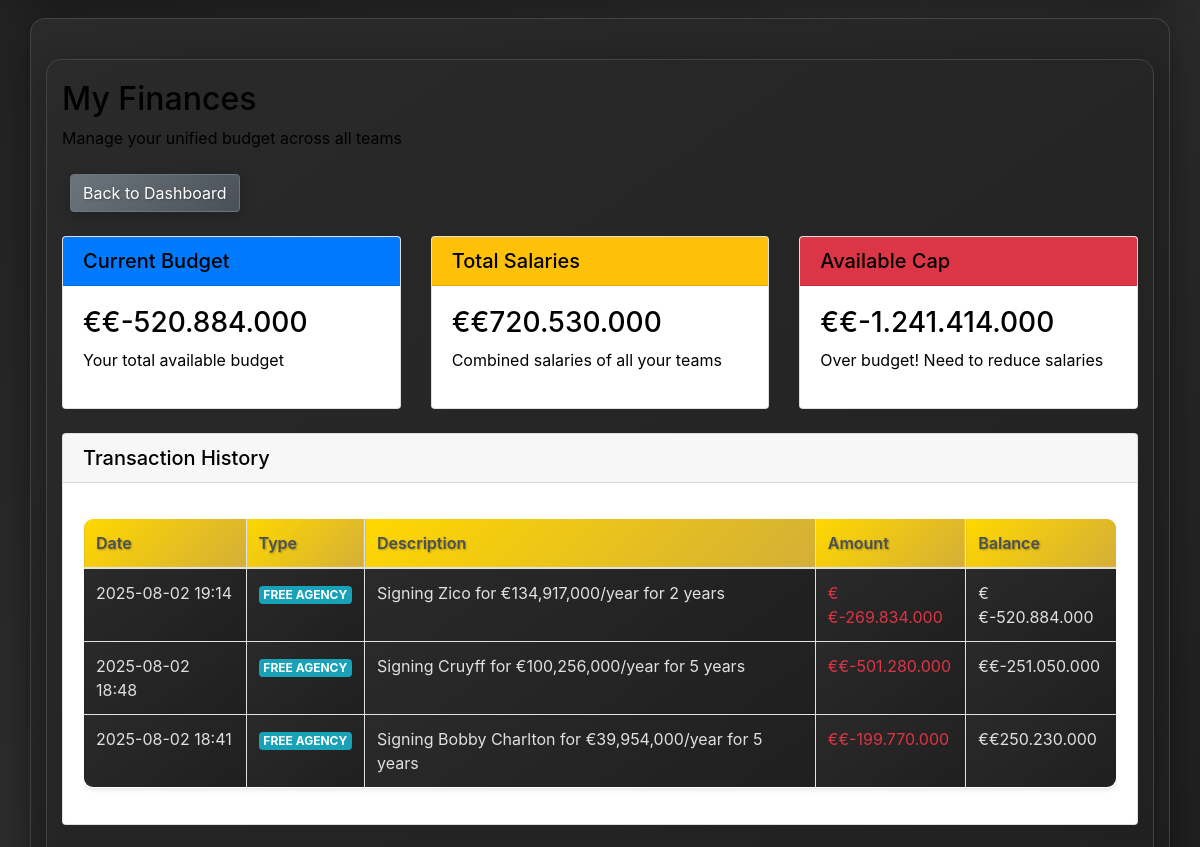
The app's page /finances (signed in, middle part), older data.
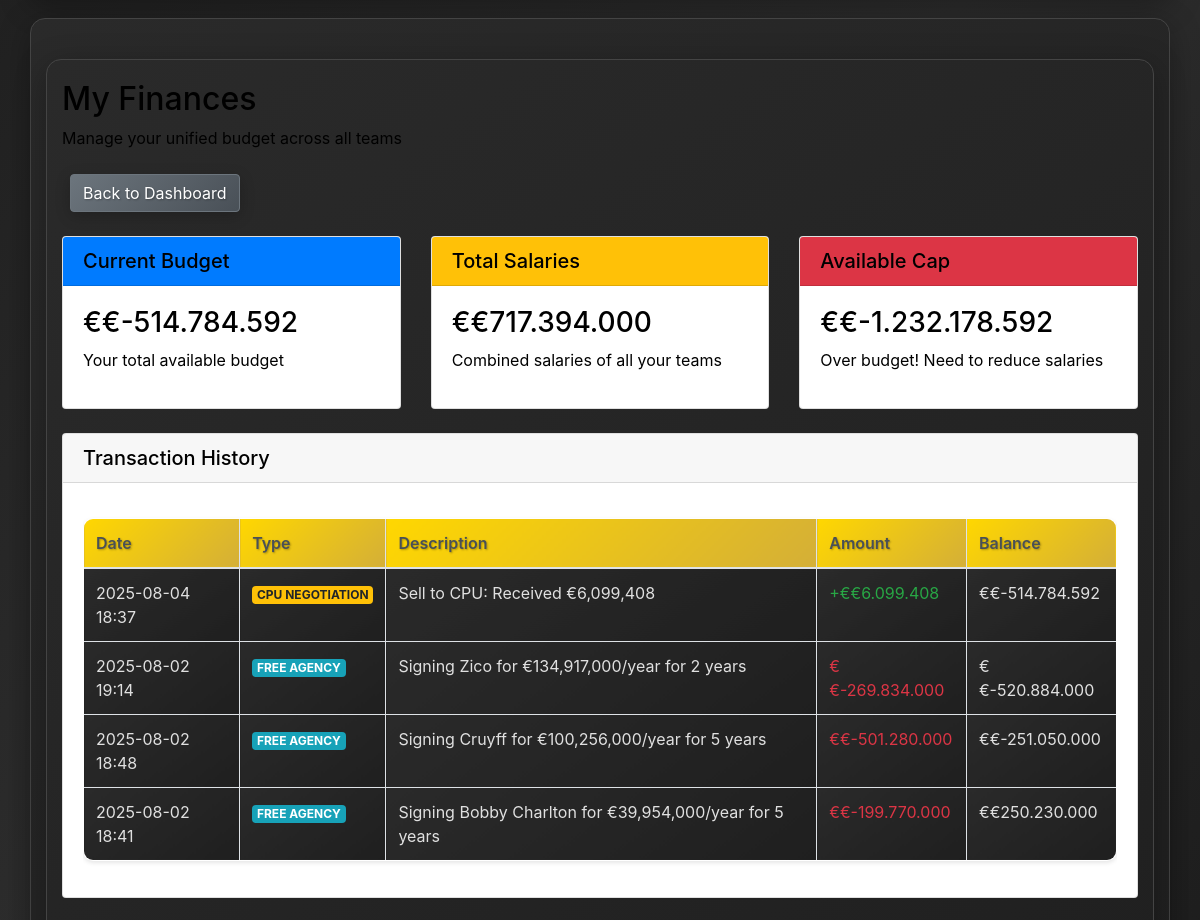
The same page, newer data.
### tables this page shows
CREATE TABLE user_budgets (
    user_id INTEGER PRIMARY KEY,
    budget INTEGER DEFAULT 450000000,
    created_at TIMESTAMP DEFAULT CURRENT_TIMESTAMP,
    updated_at TIMESTAMP DEFAULT CURRENT_TIMESTAMP,
    FOREIGN KEY (user_id) REFERENCES users(id) ON DELETE CASCADE
);

CREATE TABLE user_movements (
    id INTEGER PRIMARY KEY AUTOINCREMENT,
    user_id INTEGER NOT NULL,
    type TEXT NOT NULL,
    description TEXT NOT NULL,
    amount INTEGER NOT NULL,
    balance_after INTEGER NOT NULL,
    created_at TIMESTAMP DEFAULT CURRENT_TIMESTAMP,
    FOREIGN KEY (user_id) REFERENCES users(id) ON DELETE CASCADE
);

### app.py (the view)
@app.route('/finances')
@login_required
def finances():
    current_budget = get_user_budget(current_user.id)
    cur = db_helper.get_cursor()
    cur.execute("""
        SELECT COALESCE(SUM(p.salary), 0) as total_salaries
        FROM players p
        JOIN team_players tp ON p.id = tp.player_id
        JOIN league_teams lt ON tp.team_id = lt.id
        WHERE lt.user_id = ?
    """, (current_user.id,))
    salary_result = cur.fetchone()
    total_salaries = salary_result['total_salaries'] if salary_result else 0
    available_cap = current_budget - total_salaries
    cur.execute("""
        SELECT type, description, amount, balance_after, created_at
        FROM user_movements
        WHERE user_id = ?
        ORDER BY created_at DESC
        LIMIT 50
    """, (current_user.id,))
    movements_raw = cur.fetchall()
    movements = []
    for movement in movements_raw:
        movement_dict = dict(movement)
        if movement_dict['created_at']:
            try:
                movement_dict['created_at'] = datetime.fromisoformat(movement_dict['created_at'].replace('Z', '+00:00'))
            except:
                pass
        if movement_dict['type'] == 'Transfer Out':
            movement_dict['type_color'] = 'danger'
        elif movement_dict['type'] == 'Transfer In':
            movement_dict['type_color'] = 'success'
        elif movement_dict['type'] == 'CPU Negotiation':
            movement_dict['type_color'] = 'warning'
        elif movement_dict['type'] == 'User Deal':
            movement_dict['type_color'] = 'info'
        elif movement_dict['type'] == 'Free Agency':
            movement_dict['type_color'] = 'info'
        else:
            movement_dict['type_color'] = 'secondary'
        movements.append(movement_dict)
    cur.close()
    return render_template('finances.html',
                         current_budget=current_budget,
                         total_salaries=total_salaries,
                         available_cap=available_cap,
                         movements=movements)

### app.py (called while the page is built)
@login_manager.user_loader
def load_user(user_id):
    return User.get(user_id)

@app.template_filter('format_currency')
def format_currency_filter(value):
    if isinstance(value, (int, float)):
        return f"€{value:,.0f}".replace(",", "X").replace(".", ",").replace("X", ".")
    return value

def get_unread_count(user_id):
    cur = db_helper.get_cursor()
    try:
        cur.execute("SELECT COUNT(*) as count FROM messages WHERE receiver_id = ?", (user_id,))
        message_count = cur.fetchone()['count']
        cur.execute("SELECT COUNT(*) as count FROM offers WHERE receiver_id = ? AND status = 'pending'", (user_id,))
        offer_count = cur.fetchone()['count']
        return message_count + offer_count
    except Exception as e:
        app.logger.error(f"Error getting unread count: {e}")
        return 0
    finally:
        cur.close()

@app.context_processor
def inject_unread_count():
    if current_user.is_authenticated:
        return {'get_unread_count': get_unread_count}
    return {'get_unread_count': lambda x: 0}

def get_user_budget(user_id):
    cur = db_helper.get_cursor()
    cur.execute("SELECT budget FROM user_budgets WHERE user_id = ?", (user_id,))
    budget_row = cur.fetchone()
    cur.close()
    return budget_row['budget'] if budget_row else 450000000

    @staticmethod
    def get(user_id):
        cur = db_helper.get_cursor()
        cur.execute("SELECT id, username, email FROM users WHERE id = ?", (user_id,))
        user_data = cur.fetchone()
        cur.close()
        if user_data:
            return User(user_data[0], user_data[1], user_data[2])
        return None

### db_helper.py (called while the page is built)
def get_connection():
    if 'db_conn' not in g:
        g.db_conn = sqlite3.connect(DATABASE)
        g.db_conn.row_factory = sqlite3.Row
        g.db_conn.execute('PRAGMA foreign_keys = ON;')
    return g.db_conn

def get_cursor():
    return get_connection().cursor()

def close_connection(e=None):
    db_conn = g.pop('db_conn', None)
    if db_conn is not None:
        db_conn.close()

### templates/finances.html (shortened to what this page needs)
{% extends "base.html" %}
{% block content %}
<div class="container finances-page">
    <div class="row">
        <div class="col-12">
            <h2 style="color: white;">My Finances</h2>
            <p style="color: white;">Manage your unified budget across all teams</p>
            <div class="mb-3">
                <a href="{{ url_for('dashboard') }}" class="btn btn-secondary">
                     Back to Dashboard
                </a>
            </div>
        </div>
    </div>
    <div class="row">
        <div class="col-md-4">
            <div class="card">
                <div class="card-header bg-primary text-white">
                    <h5 class="card-title mb-0">
                         Current Budget
                    </h5>
                </div>
                <div class="card-body">
                    <h3 class="text-primary">€{{ current_budget|format_currency }}</h3>
                    <p class="text-muted">Your total available budget</p>
                </div>
            </div>
        </div>
        <div class="col-md-4">
            <div class="card">
                <div class="card-header bg-warning text-dark">
                    <h5 class="card-title mb-0">
                         Total Salaries
                    </h5>
                </div>
                <div class="card-body">
                    <h3 class="text-warning">€{{ total_salaries|format_currency }}</h3>
                    <p class="text-muted">Combined salaries of all your teams</p>
                </div>
            </div>
        </div>
        <div class="col-md-4">
            <div class="card">
                <div class="card-header {% if available_cap >= 0 %}bg-success{% else %}bg-danger{% endif %} text-white">
                    <h5 class="card-title mb-0">
                         Available Cap
                    </h5>
                </div>
                <div class="card-body">
                    <h3 class="{% if available_cap >= 0 %}text-success{% else %}text-danger{% endif %}">
                        €{{ available_cap|format_currency }}
                    </h3>
                    <p class="text-muted">
                        {% if available_cap >= 0 %}
                            Budget remaining for transfers
                        {% else %}
                            Over budget! Need to reduce salaries
                        {% endif %}
                    </p>
                </div>
            </div>
        </div>
    </div>
    <div class="row mt-4">
        <div class="col-12">
            <div class="card">
                <div class="card-header">
                    <h5 class="card-title mb-0">
                         Transaction History
                    </h5>
                </div>
                <div class="card-body">
                    {% if movements %}
                        <div class="table-responsive">
                            <table class="table table-striped">
                                <thead>
                                    <tr>
                                        <th>Date</th>
                                        <th>Type</th>
                                        <th>Description</th>
                                        <th>Amount</th>
                                        <th>Balance</th>
                                    </tr>
                                </thead>
                                <tbody>
                                    {% for movement in movements %}
                                        <tr>
                                            <td>{{ movement.created_at.strftime('%Y-%m-%d %H:%M') }}</td>
                                            <td>
                                                <span class="badge badge-{{ movement.type_color }}">
                                                    {{ movement.type }}
                                                </span>
                                            </td>
                                            <td>{{ movement.description }}</td>
                                            <td class="{% if movement.amount > 0 %}text-success{% else %}text-danger{% endif %}">
                                                {% if movement.amount > 0 %}+{% endif %}€{{ movement.amount|format_currency }}
                                            </td>
                                            <td>€{{ movement.balance_after|format_currency }}</td>
                                        </tr>
                                    {% endfor %}
                                </tbody>
                            </table>
                        </div>
                    {% else %}
                        <p class="text-muted text-center">No transactions yet.</p>
                    {% endif %}
                </div>
            </div>
        </div>
    </div>
</div>
{% endblock %}

### templates/base.html (shortened to what this page needs)
<!DOCTYPE html>
<html lang="en">
<head>
    <link rel="stylesheet" href="{{ url_for('static', filename='css/style.css') }}">
    <link rel="stylesheet" href="https://stackpath.bootstrapcdn.com/bootstrap/4.5.2/css/bootstrap.min.css">
</head>
<body>
<!DOCTYPE html>
    <div class="container">
        {% block content %}{% endblock %}
    </div>
</body>
</html>

### static/css/style.css (style rules this page uses)
body { font-family: 'Arial', sans-serif; margin: 0; padding: 0; background: linear-gradient(135deg, #1a1a1a 0%, #2d2d2d 50%, #1a1a1a 100%); color: #e0e0e0; min-height: 100vh; }
.container { width: 80%; margin: 20px auto; background: linear-gradient(145deg, #2a2a2a, #1f1f1f); padding: 20px; box-shadow: 0 8px 32px rgba(0, 0, 0, 0.3); border-radius: 15px; border: 1px solid #444; color: #e0e0e0; }
table { width: 100%; border-collapse: collapse; margin-top: 15px; border-radius: 10px; overflow: hidden; box-shadow: 0 4px 15px rgba(0, 0, 0, 0.3); }
table, th, td { border: 1px solid #444; }
th, td { padding: 12px; text-align: left; }
th { background: linear-gradient(135deg, #ffd700 0%, #d4af37 100%); color: #1a1a1a; font-weight: bold; text-shadow: 1px 1px 2px rgba(0, 0, 0, 0.3); }
td { background: linear-gradient(145deg, #2a2a2a, #1f1f1f); color: #e0e0e0; }
.btn { display: inline-block; padding: 12px 24px; margin: 8px; border: 2px solid transparent; border-radius: 25px; text-decoration: none; cursor: pointer; font-size: 14px; font-weight: bold; transition: all 0.3s ease; text-shadow: 1px 1px 2px rgba(0, 0, 0, 0.3); box-shadow: 0 4px 15px rgba(0, 0, 0, 0.2); position: relative; overflow: hidden; }
.btn:before { content: ''; position: absolute; top: 0; left: -100%; width: 100%; height: 100%; background: linear-gradient(90deg, transparent, rgba(255, 255, 255, 0.2), transparent); transition: left 0.5s; }
.btn-secondary { background: linear-gradient(135deg, #6c757d 0%, #495057 100%); color: white; border-color: #5a6268; }
.badge { display: inline-block; padding: 4px 8px; font-size: 12px; font-weight: bold; border-radius: 4px; text-transform: uppercase; }
table { width: 100%; border-collapse: collapse; margin-top: 15px; background-color: #fff; box-shadow: 0 2px 4px rgba(0,0,0,0.1); }
table, th, td { border: 1px solid #dee2e6; }
th, td { padding: 12px 8px; text-align: left; vertical-align: middle; }
th { background-color: #f8f9fa; font-weight: 600; color: #495057; }
.card-title { color: #000000 !important; }
.card-header h5 { color: #000000 !important; }
.card-header .card-title { color: #000000 !important; }
.finances-page h2, .finances-page h3, .finances-page h5, .finances-page h6 { color: #000000 !important; }
.finances-page p { color: #000000 !important; }
.finances-page .text-muted { color: #000000 !important; }
.finances-page .card-title { color: #000000 !important; }
.finances-page .card-header h5, .finances-page .card-header h6 { color: #000000 !important; }
.finances-page .card-body p { color: #000000 !important; }

Row changes from the older to the newer data that the page shows:
changed user_budgets: budget "€-520.884.000" → "€-514.784.592"
added user_movements: created_at "2025-08-04 18:37", type "CPU NEGOTIATION", description "Sell to CPU: Received €6,099,408", amount "€6.099.408", balance_after "€-514.784.592"
Text that changed along with them:
{{ total_salaries|format_currency }}: "€720.530.000" → "€717.394.000"
{{ available_cap|format_currency }}: "€-1.241.414.000" → "€-1.232.178.592"
